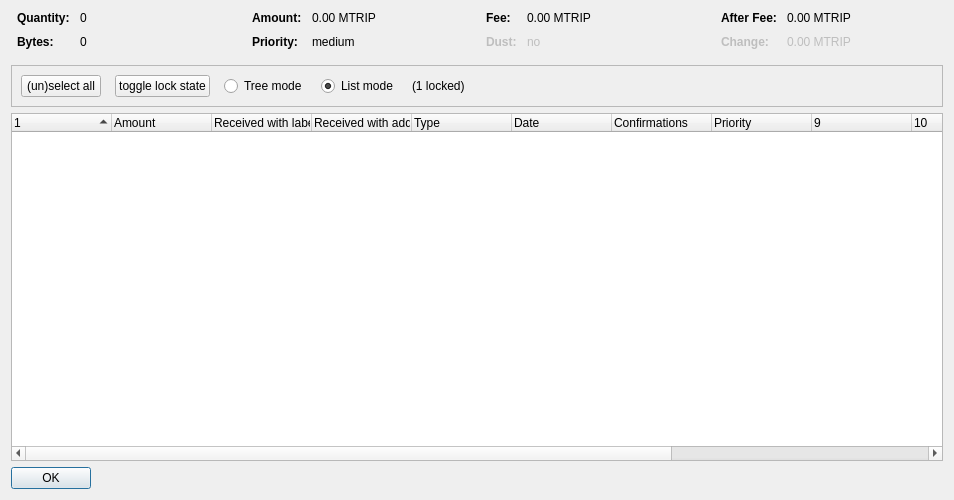
<?xml version="1.0" encoding="UTF-8"?>
<ui version="4.0">
 <class>CoinControlDialog</class>
 <widget class="QDialog" name="CoinControlDialog">
  <property name="geometry">
   <rect>
    <x>0</x>
    <y>0</y>
    <width>954</width>
    <height>500</height>
   </rect>
  </property>
  <property name="windowTitle">
   <string>Coin Selection</string>
  </property>
  <layout class="QVBoxLayout" name="verticalLayout">
   <item>
    <layout class="QHBoxLayout" name="horizontalLayoutTop" stretch="0,0,0,0">
     <property name="topMargin">
      <number>0</number>
     </property>
     <property name="bottomMargin">
      <number>10</number>
     </property>
     <item>
      <layout class="QFormLayout" name="formLayoutCoinControl1">
       <property name="horizontalSpacing">
        <number>10</number>
       </property>
       <property name="verticalSpacing">
        <number>10</number>
       </property>
       <property name="leftMargin">
        <number>6</number>
       </property>
       <property name="rightMargin">
        <number>6</number>
       </property>
       <item row="0" column="0">
        <widget class="QLabel" name="labelCoinControlQuantityText">
         <property name="font">
          <font>
           <weight>75</weight>
           <bold>true</bold>
          </font>
         </property>
         <property name="text">
          <string>Quantity:</string>
         </property>
        </widget>
       </item>
       <item row="0" column="1">
        <widget class="QLabel" name="labelCoinControlQuantity">
         <property name="cursor">
          <cursorShape>IBeamCursor</cursorShape>
         </property>
         <property name="contextMenuPolicy">
          <enum>Qt::ActionsContextMenu</enum>
         </property>
         <property name="text">
          <string notr="true">0</string>
         </property>
         <property name="textInteractionFlags">
          <set>Qt::LinksAccessibleByMouse|Qt::TextSelectableByKeyboard|Qt::TextSelectableByMouse</set>
         </property>
        </widget>
       </item>
       <item row="1" column="0">
        <widget class="QLabel" name="labelCoinControlBytesText">
         <property name="font">
          <font>
           <weight>75</weight>
           <bold>true</bold>
          </font>
         </property>
         <property name="text">
          <string>Bytes:</string>
         </property>
        </widget>
       </item>
       <item row="1" column="1">
        <widget class="QLabel" name="labelCoinControlBytes">
         <property name="cursor">
          <cursorShape>IBeamCursor</cursorShape>
         </property>
         <property name="contextMenuPolicy">
          <enum>Qt::ActionsContextMenu</enum>
         </property>
         <property name="text">
          <string notr="true">0</string>
         </property>
         <property name="textInteractionFlags">
          <set>Qt::LinksAccessibleByMouse|Qt::TextSelectableByKeyboard|Qt::TextSelectableByMouse</set>
         </property>
        </widget>
       </item>
      </layout>
     </item>
     <item>
      <layout class="QFormLayout" name="formLayoutCoinControl2">
       <property name="horizontalSpacing">
        <number>10</number>
       </property>
       <property name="verticalSpacing">
        <number>10</number>
       </property>
       <property name="leftMargin">
        <number>6</number>
       </property>
       <property name="rightMargin">
        <number>6</number>
       </property>
       <item row="0" column="0">
        <widget class="QLabel" name="labelCoinControlAmountText">
         <property name="font">
          <font>
           <weight>75</weight>
           <bold>true</bold>
          </font>
         </property>
         <property name="text">
          <string>Amount:</string>
         </property>
        </widget>
       </item>
       <item row="0" column="1">
        <widget class="QLabel" name="labelCoinControlAmount">
         <property name="cursor">
          <cursorShape>IBeamCursor</cursorShape>
         </property>
         <property name="contextMenuPolicy">
          <enum>Qt::ActionsContextMenu</enum>
         </property>
         <property name="text">
          <string notr="true">0.00 MTRIP</string>
         </property>
         <property name="textInteractionFlags">
          <set>Qt::LinksAccessibleByMouse|Qt::TextSelectableByKeyboard|Qt::TextSelectableByMouse</set>
         </property>
        </widget>
       </item>
       <item row="1" column="0">
        <widget class="QLabel" name="labelCoinControlPriorityText">
         <property name="font">
          <font>
           <weight>75</weight>
           <bold>true</bold>
          </font>
         </property>
         <property name="text">
          <string>Priority:</string>
         </property>
        </widget>
       </item>
       <item row="1" column="1">
        <widget class="QLabel" name="labelCoinControlPriority">
         <property name="cursor">
          <cursorShape>IBeamCursor</cursorShape>
         </property>
         <property name="contextMenuPolicy">
          <enum>Qt::ActionsContextMenu</enum>
         </property>
         <property name="text">
          <string>medium</string>
         </property>
         <property name="textInteractionFlags">
          <set>Qt::LinksAccessibleByMouse|Qt::TextSelectableByKeyboard|Qt::TextSelectableByMouse</set>
         </property>
        </widget>
       </item>
      </layout>
     </item>
     <item>
      <layout class="QFormLayout" name="formLayoutCoinControl3">
       <property name="horizontalSpacing">
        <number>10</number>
       </property>
       <property name="verticalSpacing">
        <number>10</number>
       </property>
       <property name="leftMargin">
        <number>6</number>
       </property>
       <property name="rightMargin">
        <number>6</number>
       </property>
       <item row="0" column="0">
        <widget class="QLabel" name="labelCoinControlFeeText">
         <property name="font">
          <font>
           <weight>75</weight>
           <bold>true</bold>
          </font>
         </property>
         <property name="text">
          <string>Fee:</string>
         </property>
        </widget>
       </item>
       <item row="0" column="1">
        <widget class="QLabel" name="labelCoinControlFee">
         <property name="cursor">
          <cursorShape>IBeamCursor</cursorShape>
         </property>
         <property name="contextMenuPolicy">
          <enum>Qt::ActionsContextMenu</enum>
         </property>
         <property name="text">
          <string notr="true">0.00 MTRIP</string>
         </property>
         <property name="textInteractionFlags">
          <set>Qt::LinksAccessibleByMouse|Qt::TextSelectableByKeyboard|Qt::TextSelectableByMouse</set>
         </property>
        </widget>
       </item>
       <item row="1" column="0">
        <widget class="QLabel" name="labelCoinControlLowOutputText">
         <property name="enabled">
          <bool>false</bool>
         </property>
         <property name="font">
          <font>
           <weight>75</weight>
           <bold>true</bold>
          </font>
         </property>
         <property name="text">
          <string>Dust:</string>
         </property>
        </widget>
       </item>
       <item row="1" column="1">
        <widget class="QLabel" name="labelCoinControlLowOutput">
         <property name="enabled">
          <bool>false</bool>
         </property>
         <property name="cursor">
          <cursorShape>IBeamCursor</cursorShape>
         </property>
         <property name="contextMenuPolicy">
          <enum>Qt::ActionsContextMenu</enum>
         </property>
         <property name="text">
          <string>no</string>
         </property>
         <property name="textInteractionFlags">
          <set>Qt::LinksAccessibleByMouse|Qt::TextSelectableByKeyboard|Qt::TextSelectableByMouse</set>
         </property>
        </widget>
       </item>
      </layout>
     </item>
     <item>
      <layout class="QFormLayout" name="formLayoutCoinControl4">
       <property name="horizontalSpacing">
        <number>10</number>
       </property>
       <property name="verticalSpacing">
        <number>10</number>
       </property>
       <property name="leftMargin">
        <number>6</number>
       </property>
       <property name="rightMargin">
        <number>6</number>
       </property>
       <item row="0" column="0">
        <widget class="QLabel" name="labelCoinControlAfterFeeText">
         <property name="font">
          <font>
           <weight>75</weight>
           <bold>true</bold>
          </font>
         </property>
         <property name="text">
          <string>After Fee:</string>
         </property>
        </widget>
       </item>
       <item row="0" column="1">
        <widget class="QLabel" name="labelCoinControlAfterFee">
         <property name="cursor">
          <cursorShape>IBeamCursor</cursorShape>
         </property>
         <property name="contextMenuPolicy">
          <enum>Qt::ActionsContextMenu</enum>
         </property>
         <property name="text">
          <string notr="true">0.00 MTRIP</string>
         </property>
         <property name="textInteractionFlags">
          <set>Qt::LinksAccessibleByMouse|Qt::TextSelectableByKeyboard|Qt::TextSelectableByMouse</set>
         </property>
        </widget>
       </item>
       <item row="1" column="0">
        <widget class="QLabel" name="labelCoinControlChangeText">
         <property name="enabled">
          <bool>false</bool>
         </property>
         <property name="font">
          <font>
           <weight>75</weight>
           <bold>true</bold>
          </font>
         </property>
         <property name="text">
          <string>Change:</string>
         </property>
        </widget>
       </item>
       <item row="1" column="1">
        <widget class="QLabel" name="labelCoinControlChange">
         <property name="enabled">
          <bool>false</bool>
         </property>
         <property name="cursor">
          <cursorShape>IBeamCursor</cursorShape>
         </property>
         <property name="contextMenuPolicy">
          <enum>Qt::ActionsContextMenu</enum>
         </property>
         <property name="text">
          <string notr="true">0.00 MTRIP</string>
         </property>
         <property name="textInteractionFlags">
          <set>Qt::LinksAccessibleByMouse|Qt::TextSelectableByKeyboard|Qt::TextSelectableByMouse</set>
         </property>
        </widget>
       </item>
      </layout>
     </item>
    </layout>
   </item>
   <item>
    <widget class="QFrame" name="frame">
     <property name="minimumSize">
      <size>
       <width>0</width>
       <height>40</height>
      </size>
     </property>
     <property name="frameShape">
      <enum>QFrame::StyledPanel</enum>
     </property>
     <property name="frameShadow">
      <enum>QFrame::Sunken</enum>
     </property>
     <layout class="QHBoxLayout" name="horizontalLayout">
      <item>
       <layout class="QHBoxLayout" name="horizontalLayoutPanel" stretch="0,0,0,0,0,0">
        <property name="spacing">
         <number>14</number>
        </property>
        <item>
         <widget class="QPushButton" name="pushButtonSelectAll">
          <property name="sizePolicy">
           <sizepolicy hsizetype="Maximum" vsizetype="Fixed">
            <horstretch>0</horstretch>
            <verstretch>0</verstretch>
           </sizepolicy>
          </property>
          <property name="text">
           <string>(un)select all</string>
          </property>
          <property name="autoDefault">
           <bool>false</bool>
          </property>
         </widget>
        </item>
        <item>
         <widget class="QPushButton" name="pushButtonToggleLock">
          <property name="sizePolicy">
           <sizepolicy hsizetype="Maximum" vsizetype="Fixed">
            <horstretch>0</horstretch>
            <verstretch>0</verstretch>
           </sizepolicy>
          </property>
          <property name="text">
           <string>toggle lock state</string>
          </property>
          <property name="autoDefault">
           <bool>false</bool>
          </property>
         </widget>
        </item>
        <item>
         <widget class="QRadioButton" name="radioTreeMode">
          <property name="sizePolicy">
           <sizepolicy hsizetype="Maximum" vsizetype="Fixed">
            <horstretch>0</horstretch>
            <verstretch>0</verstretch>
           </sizepolicy>
          </property>
          <property name="text">
           <string>Tree mode</string>
          </property>
         </widget>
        </item>
        <item>
         <widget class="QRadioButton" name="radioListMode">
          <property name="sizePolicy">
           <sizepolicy hsizetype="Maximum" vsizetype="Fixed">
            <horstretch>0</horstretch>
            <verstretch>0</verstretch>
           </sizepolicy>
          </property>
          <property name="text">
           <string>List mode</string>
          </property>
          <property name="checked">
           <bool>true</bool>
          </property>
         </widget>
        </item>
        <item>
         <widget class="QLabel" name="labelLocked">
          <property name="text">
           <string>(1 locked)</string>
          </property>
         </widget>
        </item>
        <item>
         <spacer name="horizontalSpacer">
          <property name="orientation">
           <enum>Qt::Horizontal</enum>
          </property>
          <property name="sizeHint" stdset="0">
           <size>
            <width>40</width>
            <height>20</height>
           </size>
          </property>
         </spacer>
        </item>
       </layout>
      </item>
     </layout>
    </widget>
   </item>
   <item>
    <widget class="CoinControlTreeWidget" name="treeWidget">
     <property name="contextMenuPolicy">
      <enum>Qt::CustomContextMenu</enum>
     </property>
     <property name="sortingEnabled">
      <bool>false</bool>
     </property>
     <property name="columnCount">
      <number>13</number>
     </property>
     <attribute name="headerShowSortIndicator" stdset="0">
      <bool>true</bool>
     </attribute>
     <attribute name="headerStretchLastSection">
      <bool>false</bool>
     </attribute>
     <column>
      <property name="text">
       <string/>
      </property>
     </column>
     <column>
      <property name="text">
       <string>Amount</string>
      </property>
     </column>
     <column>
      <property name="text">
       <string>Received with label</string>
      </property>
     </column>
     <column>
      <property name="text">
       <string>Received with address</string>
      </property>
     </column>
     <column>
      <property name="text">
	<string>Type</string>
      </property>
     </column>
     <column>
      <property name="text">	 
       <string>Date</string>
      </property>
     </column>
     <column>
      <property name="text">
       <string>Confirmations</string>
      </property>
      <property name="toolTip">
       <string>Confirmed</string>
      </property>
     </column>
     <column>
      <property name="text">
       <string>Priority</string>
      </property>
     </column>
     <column>
      <property name="text">
       <string/>
      </property>
     </column>
     <column>
      <property name="text">
       <string/>
      </property>
     </column>
     <column>
      <property name="text">
       <string/>
      </property>
     </column>
     <column>
      <property name="text">
       <string/>
      </property>
     </column>
     <column>
      <property name="text">
       <string/>
      </property>
     </column>
    </widget>
   </item>
   <item>
    <widget class="QDialogButtonBox" name="buttonBox">
     <property name="sizePolicy">
      <sizepolicy hsizetype="Maximum" vsizetype="Fixed">
       <horstretch>0</horstretch>
       <verstretch>0</verstretch>
      </sizepolicy>
     </property>
     <property name="orientation">
      <enum>Qt::Horizontal</enum>
     </property>
     <property name="standardButtons">
      <set>QDialogButtonBox::Ok</set>
     </property>
    </widget>
   </item>
  </layout>
 </widget>
 <customwidgets>
  <customwidget>
   <class>CoinControlTreeWidget</class>
   <extends>QTreeWidget</extends>
   <header>coincontroltreewidget.h</header>
  </customwidget>
 </customwidgets>
 <resources/>
 <connections/>
</ui>
